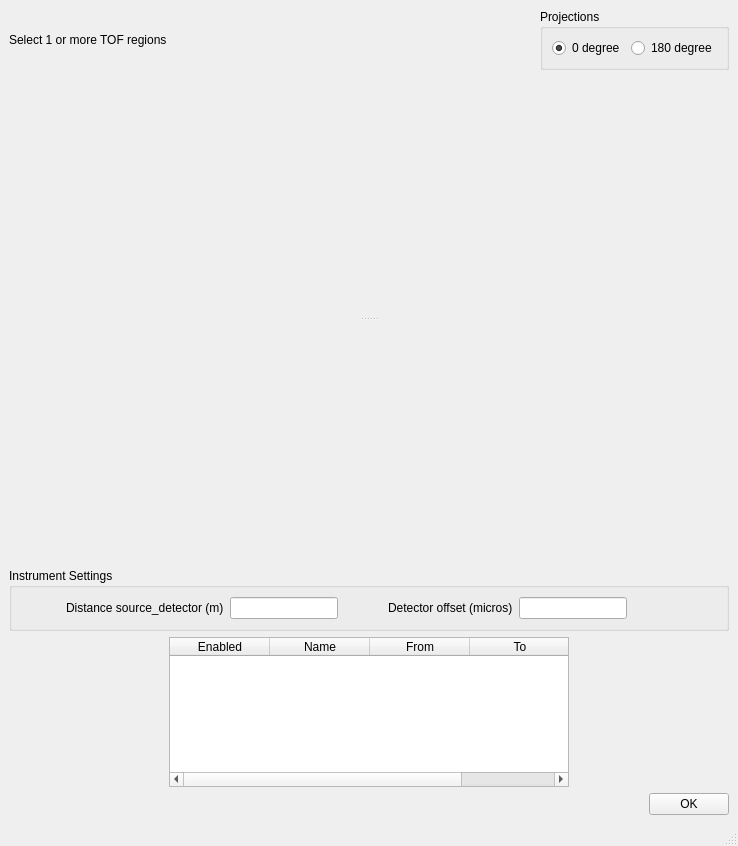
<?xml version="1.0" encoding="UTF-8"?>
<ui version="4.0">
 <class>MainWindow</class>
 <widget class="QMainWindow" name="MainWindow">
  <property name="windowModality">
   <enum>Qt::ApplicationModal</enum>
  </property>
  <property name="geometry">
   <rect>
    <x>0</x>
    <y>0</y>
    <width>738</width>
    <height>846</height>
   </rect>
  </property>
  <property name="windowTitle">
   <string>MainWindow</string>
  </property>
  <widget class="QWidget" name="centralwidget">
   <layout class="QVBoxLayout" name="verticalLayout">
    <item>
     <layout class="QHBoxLayout" name="horizontalLayout_5">
      <item>
       <widget class="QLabel" name="label">
        <property name="text">
         <string>Select 1 or more TOF regions</string>
        </property>
       </widget>
      </item>
      <item>
       <spacer name="horizontalSpacer_7">
        <property name="orientation">
         <enum>Qt::Horizontal</enum>
        </property>
        <property name="sizeHint" stdset="0">
         <size>
          <width>40</width>
          <height>20</height>
         </size>
        </property>
       </spacer>
      </item>
      <item>
       <widget class="QGroupBox" name="groupBox_2">
        <property name="title">
         <string>Projections</string>
        </property>
        <layout class="QHBoxLayout" name="horizontalLayout_4">
         <item>
          <widget class="QRadioButton" name="projections_0degree_radioButton">
           <property name="text">
            <string>0 degree</string>
           </property>
           <property name="checked">
            <bool>true</bool>
           </property>
          </widget>
         </item>
         <item>
          <widget class="QRadioButton" name="projections_180degree_radioButton">
           <property name="text">
            <string>180 degree</string>
           </property>
          </widget>
         </item>
        </layout>
       </widget>
      </item>
     </layout>
    </item>
    <item>
     <widget class="QSplitter" name="splitter">
      <property name="orientation">
       <enum>Qt::Vertical</enum>
      </property>
      <widget class="QWidget" name="top_widget" native="true">
       <property name="sizePolicy">
        <sizepolicy hsizetype="Expanding" vsizetype="Expanding">
         <horstretch>0</horstretch>
         <verstretch>0</verstretch>
        </sizepolicy>
       </property>
      </widget>
      <widget class="QWidget" name="bottom_widget" native="true">
       <property name="sizePolicy">
        <sizepolicy hsizetype="Expanding" vsizetype="Expanding">
         <horstretch>0</horstretch>
         <verstretch>0</verstretch>
        </sizepolicy>
       </property>
      </widget>
     </widget>
    </item>
    <item>
     <widget class="QGroupBox" name="groupBox">
      <property name="title">
       <string>Instrument Settings</string>
      </property>
      <layout class="QHBoxLayout" name="horizontalLayout_2">
       <item>
        <spacer name="horizontalSpacer_4">
         <property name="orientation">
          <enum>Qt::Horizontal</enum>
         </property>
         <property name="sizeHint" stdset="0">
          <size>
           <width>40</width>
           <height>20</height>
          </size>
         </property>
        </spacer>
       </item>
       <item>
        <widget class="QLabel" name="distance_source_detector_label">
         <property name="text">
          <string>Distance source_detector (m)</string>
         </property>
        </widget>
       </item>
       <item>
        <widget class="QLineEdit" name="distance_source_detector_value"/>
       </item>
       <item>
        <spacer name="horizontalSpacer_2">
         <property name="orientation">
          <enum>Qt::Horizontal</enum>
         </property>
         <property name="sizeHint" stdset="0">
          <size>
           <width>40</width>
           <height>20</height>
          </size>
         </property>
        </spacer>
       </item>
       <item>
        <widget class="QLabel" name="detector_offset_label">
         <property name="text">
          <string>Detector offset (micros)</string>
         </property>
        </widget>
       </item>
       <item>
        <widget class="QLineEdit" name="detector_offset_value"/>
       </item>
       <item>
        <spacer name="horizontalSpacer_3">
         <property name="orientation">
          <enum>Qt::Horizontal</enum>
         </property>
         <property name="sizeHint" stdset="0">
          <size>
           <width>90</width>
           <height>20</height>
          </size>
         </property>
        </spacer>
       </item>
      </layout>
     </widget>
    </item>
    <item>
     <layout class="QHBoxLayout" name="horizontalLayout_3">
      <item>
       <spacer name="horizontalSpacer_5">
        <property name="orientation">
         <enum>Qt::Horizontal</enum>
        </property>
        <property name="sizeHint" stdset="0">
         <size>
          <width>40</width>
          <height>20</height>
         </size>
        </property>
       </spacer>
      </item>
      <item>
       <widget class="QTableWidget" name="tableWidget">
        <property name="minimumSize">
         <size>
          <width>400</width>
          <height>0</height>
         </size>
        </property>
        <property name="maximumSize">
         <size>
          <width>1000</width>
          <height>150</height>
         </size>
        </property>
        <property name="alternatingRowColors">
         <bool>true</bool>
        </property>
        <property name="selectionMode">
         <enum>QAbstractItemView::SingleSelection</enum>
        </property>
        <property name="selectionBehavior">
         <enum>QAbstractItemView::SelectRows</enum>
        </property>
        <attribute name="horizontalHeaderStretchLastSection">
         <bool>true</bool>
        </attribute>
        <attribute name="verticalHeaderStretchLastSection">
         <bool>false</bool>
        </attribute>
        <column>
         <property name="text">
          <string>Enabled</string>
         </property>
        </column>
        <column>
         <property name="text">
          <string>Name</string>
         </property>
        </column>
        <column>
         <property name="text">
          <string>From</string>
         </property>
        </column>
        <column>
         <property name="text">
          <string>To</string>
         </property>
        </column>
       </widget>
      </item>
      <item>
       <spacer name="horizontalSpacer_6">
        <property name="orientation">
         <enum>Qt::Horizontal</enum>
        </property>
        <property name="sizeHint" stdset="0">
         <size>
          <width>40</width>
          <height>20</height>
         </size>
        </property>
       </spacer>
      </item>
     </layout>
    </item>
    <item>
     <layout class="QHBoxLayout" name="horizontalLayout">
      <item>
       <spacer name="horizontalSpacer">
        <property name="orientation">
         <enum>Qt::Horizontal</enum>
        </property>
        <property name="sizeHint" stdset="0">
         <size>
          <width>658</width>
          <height>20</height>
         </size>
        </property>
       </spacer>
      </item>
      <item>
       <widget class="QPushButton" name="pushButton">
        <property name="text">
         <string>OK</string>
        </property>
       </widget>
      </item>
     </layout>
    </item>
   </layout>
  </widget>
  <widget class="QMenuBar" name="menubar">
   <property name="geometry">
    <rect>
     <x>0</x>
     <y>0</y>
     <width>738</width>
     <height>24</height>
    </rect>
   </property>
  </widget>
  <widget class="QStatusBar" name="statusbar"/>
 </widget>
 <resources/>
 <connections>
  <connection>
   <sender>projections_0degree_radioButton</sender>
   <signal>clicked()</signal>
   <receiver>MainWindow</receiver>
   <slot>projections_changed()</slot>
   <hints>
    <hint type="sourcelabel">
     <x>570</x>
     <y>76</y>
    </hint>
    <hint type="destinationlabel">
     <x>734</x>
     <y>220</y>
    </hint>
   </hints>
  </connection>
  <connection>
   <sender>projections_180degree_radioButton</sender>
   <signal>clicked()</signal>
   <receiver>MainWindow</receiver>
   <slot>projections_changed()</slot>
   <hints>
    <hint type="sourcelabel">
     <x>648</x>
     <y>85</y>
    </hint>
    <hint type="destinationlabel">
     <x>731</x>
     <y>181</y>
    </hint>
   </hints>
  </connection>
  <connection>
   <sender>distance_source_detector_value</sender>
   <signal>returnPressed()</signal>
   <receiver>MainWindow</receiver>
   <slot>instrument_settings_changed()</slot>
   <hints>
    <hint type="sourcelabel">
     <x>284</x>
     <y>443</y>
    </hint>
    <hint type="destinationlabel">
     <x>730</x>
     <y>505</y>
    </hint>
   </hints>
  </connection>
  <connection>
   <sender>detector_offset_value</sender>
   <signal>returnPressed()</signal>
   <receiver>MainWindow</receiver>
   <slot>instrument_settings_changed()</slot>
   <hints>
    <hint type="sourcelabel">
     <x>581</x>
     <y>441</y>
    </hint>
    <hint type="destinationlabel">
     <x>729</x>
     <y>460</y>
    </hint>
   </hints>
  </connection>
  <connection>
   <sender>tableWidget</sender>
   <signal>cellChanged(int,int)</signal>
   <receiver>MainWindow</receiver>
   <slot>table_changed()</slot>
   <hints>
    <hint type="sourcelabel">
     <x>386</x>
     <y>617</y>
    </hint>
    <hint type="destinationlabel">
     <x>719</x>
     <y>636</y>
    </hint>
   </hints>
  </connection>
  <connection>
   <sender>pushButton</sender>
   <signal>clicked()</signal>
   <receiver>MainWindow</receiver>
   <slot>accept()</slot>
   <hints>
    <hint type="sourcelabel">
     <x>673</x>
     <y>794</y>
    </hint>
    <hint type="destinationlabel">
     <x>569</x>
     <y>783</y>
    </hint>
   </hints>
  </connection>
 </connections>
 <slots>
  <slot>table_changed()</slot>
  <slot>projections_changed()</slot>
  <slot>instrument_settings_changed()</slot>
  <slot>accept()</slot>
 </slots>
</ui>
